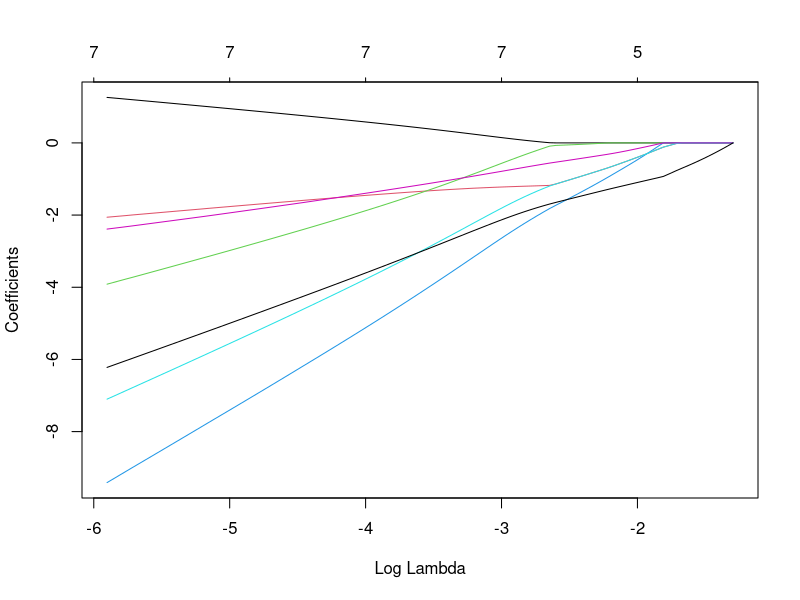

Reproduce this figure in R. (Note: this script raises an error after producing the figure.)
library(glmnet)

age     <- c(4, 8, 7, 12, 6, 9, 10, 14, 7) 
gender  <- as.factor(c(1, 0, 1, 1, 1, 0, 1, 0, 0))
bmi_p   <- c(0.86, 0.45, 0.99, 0.84, 0.85, 0.67, 0.91, 0.29, 0.88) 
m_edu   <- as.factor(c(0, 1, 1, 2, 2, 3, 2, 0, 1))
p_edu   <- as.factor(c(0, 2, 2, 2, 2, 3, 2, 0, 0))
f_color <- as.factor(c("blue", "blue", "yellow", "red", "red", "yellow", 
                       "yellow", "red", "yellow"))
asthma <- c(1, 1, 0, 1, 0, 0, 0, 1, 1)

xfactors <- model.matrix(asthma ~ gender + m_edu + p_edu + f_color)[, -1]
x        <- as.matrix(data.frame(age, bmi_p, xfactors))

# Note alpha=1 for lasso only and can blend with ridge penalty down to
# alpha=0 ridge only.
glmmod <- glmnet(x, y=as.factor(asthma), alpha=1, family="binomial")

# Plot variable coefficients vs. shrinkage parameter lambda.
plot(glmmod, xvar="lambda")


ttt = glmnet(XLL[,-ncol(XLL)], XLL[,ncol(XLL)], family='multinomial')
tmp = coef(ttt)
col=30
sum(tmp[,col]>0)
print(unname(which(tmp[,col]>0)))
#paste(unname(ifelse(tmp[,col]>0,1,0)), collapse=',')